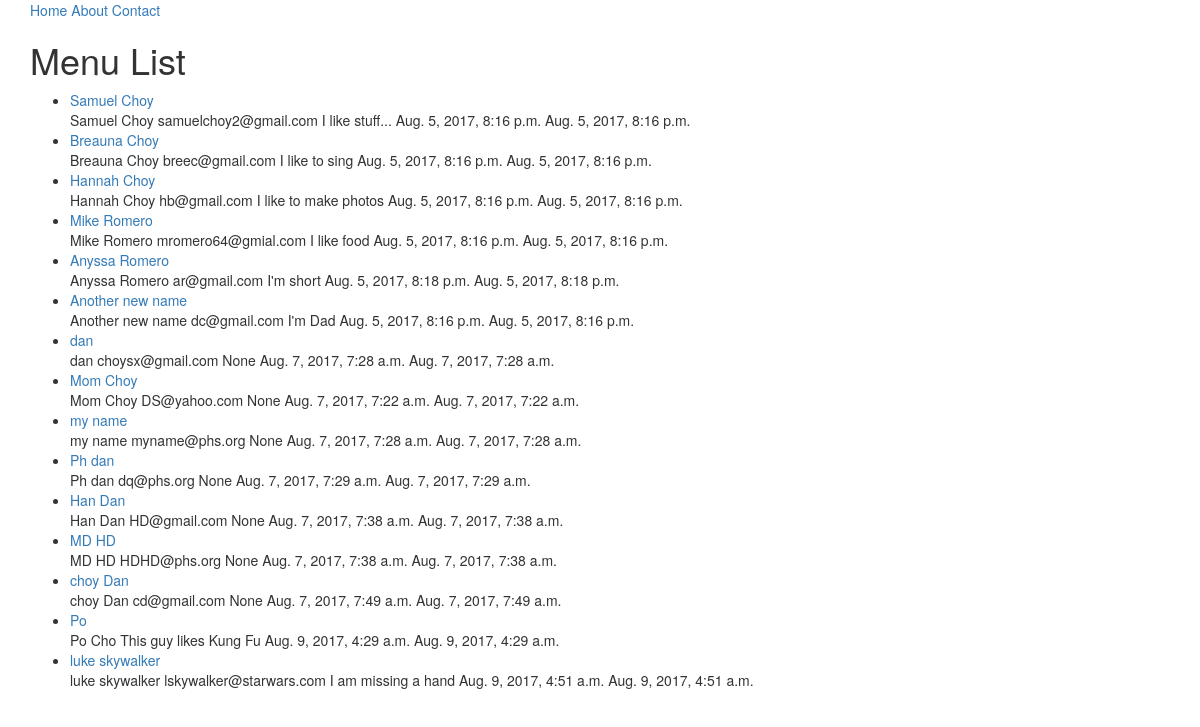
/menu/, run on an earlier commit of the app's database.
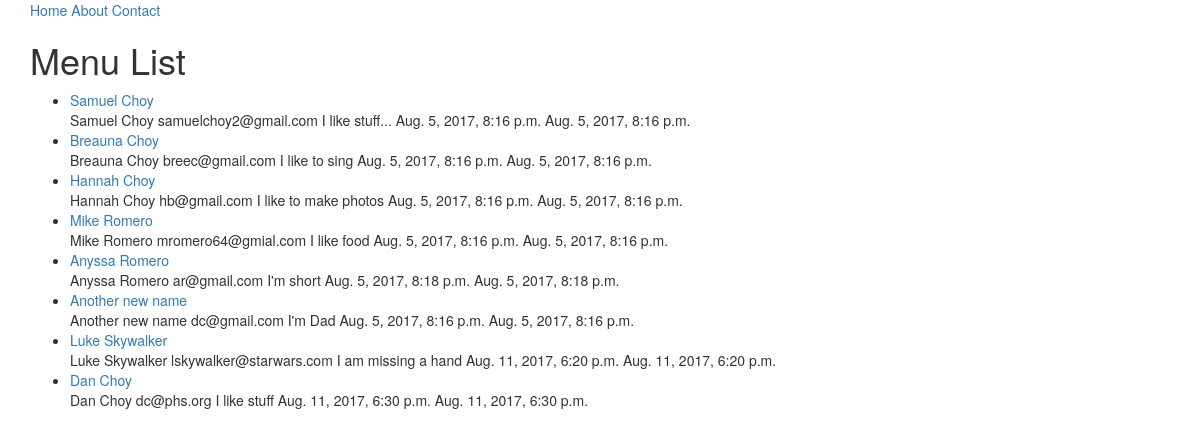
And on a later commit of the database.
### menu/models.py (models this page shows, shortened)
class MenuModel(models.Model):
	name  = models.CharField(max_length=120)
	email  = models.EmailField()#(max_length=254, **options)#CharField(max_length=120, null=True, blank=True)
	about_you = models.CharField(max_length=120, null=True, blank=True)
	timestamp = models.DateTimeField(auto_now=True)
	updated =  models.DateTimeField(auto_now=True)
	slug = models.SlugField(null=True, blank=True)
	def __str__(self):
		return self.name

### menu/views.py (the view)
# urls.py: url(r'^menu/$', MenuListView.as_view()),
class MenuListView(ListView):
	def get_queryset(self):
		slug = self.kwargs.get("slug")
		if slug:
			queryset = MenuModel.objects.filter(
				Q(name__iexact=slug) | #Will only search name
				Q(name__icontains=slug)
				)
		else:
			queryset = MenuModel.objects.all()
		return queryset

### menu/templates/menu/menumodel_list.html (shortened to what this page needs)
{%extends "base.html"%}
{%block content%}
<h1> Menu List</h1>
<ul>
{%for obj in object_list%}
	<li><a href ='/menu/{{obj.slug}}/'>{{obj}}</a><br/>
	{{ obj.name }}
	{{ obj.email }}
	{{ obj.about_you }}
	{{ obj.timestamp }}
	{{obj.updated}}</li>
{% endfor %}
</ul>
{% endblock %}

### templates/base.html (shortened to what this page needs)
<!DOCTYPE html>
<html lang = en>
<head>
{%  include 'snippets/nav.html' %}
{% include 'snippets/css.html' %}
</head>
<body>
<div class ='container'>
{%block content%}{%endblock%}
</div>
</body>
</html>

### templates/snippets/nav.html
<div class = 'container'>
<a href='/'>Home</a>
<a href='/about/'>About</a>
<a href='/contact/'>Contact</a>
</div>

### templates/snippets/css.html (shortened to what this page needs)
<link rel="stylesheet" href="https://maxcdn.bootstrapcdn.com/bootstrap/3.3.7/css/bootstrap.min.css">
<link rel="stylesheet" href="https://maxcdn.bootstrapcdn.com/bootstrap/3.3.7/css/bootstrap-theme.min.css">

What changed in the data, as far as the page shows it:
removed MenuModel: name "dan", email "choysx@gmail.com", about_you "None", timestamp "Aug. 7, 2017, 7:28 a.m.", updated "Aug. 7, 2017, 7:28 a.m."
removed MenuModel: name "Mom Choy", email "DS@yahoo.com", about_you "None", timestamp "Aug. 7, 2017, 7:22 a.m.", updated "Aug. 7, 2017, 7:22 a.m."
removed MenuModel: name "my name", email "myname@phs.org", about_you "None", timestamp "Aug. 7, 2017, 7:28 a.m.", updated "Aug. 7, 2017, 7:28 a.m."
removed MenuModel: name "Ph dan", email "dq@phs.org", about_you "None", timestamp "Aug. 7, 2017, 7:29 a.m.", updated "Aug. 7, 2017, 7:29 a.m."
removed MenuModel: name "Han Dan", email "HD@gmail.com", about_you "None", timestamp "Aug. 7, 2017, 7:38 a.m.", updated "Aug. 7, 2017, 7:38 a.m."
removed MenuModel: name "MD HD", email "HDHD@phs.org", about_you "None", timestamp "Aug. 7, 2017, 7:38 a.m.", updated "Aug. 7, 2017, 7:38 a.m."
removed MenuModel: name "choy Dan", email "cd@gmail.com", about_you "None", timestamp "Aug. 7, 2017, 7:49 a.m.", updated "Aug. 7, 2017, 7:49 a.m."
removed MenuModel: name "Po", email "Cho", about_you "This guy likes Kung Fu", timestamp "Aug. 9, 2017, 4:29 a.m.", updated "Aug. 9, 2017, 4:29 a.m."
changed MenuModel "lskywalker@starwars.com": name "luke skywalker" → "Luke Skywalker"; timestamp "Aug. 9, 2017, 4:51 a.m." → "Aug. 11, 2017, 6:20 p.m."; updated "Aug. 9, 2017, 4:51 a.m." → "Aug. 11, 2017, 6:20 p.m."
added MenuModel: name "Dan Choy", email "dc@phs.org", about_you "I like stuff", timestamp "Aug. 11, 2017, 6:30 p.m.", updated "Aug. 11, 2017, 6:30 p.m."
